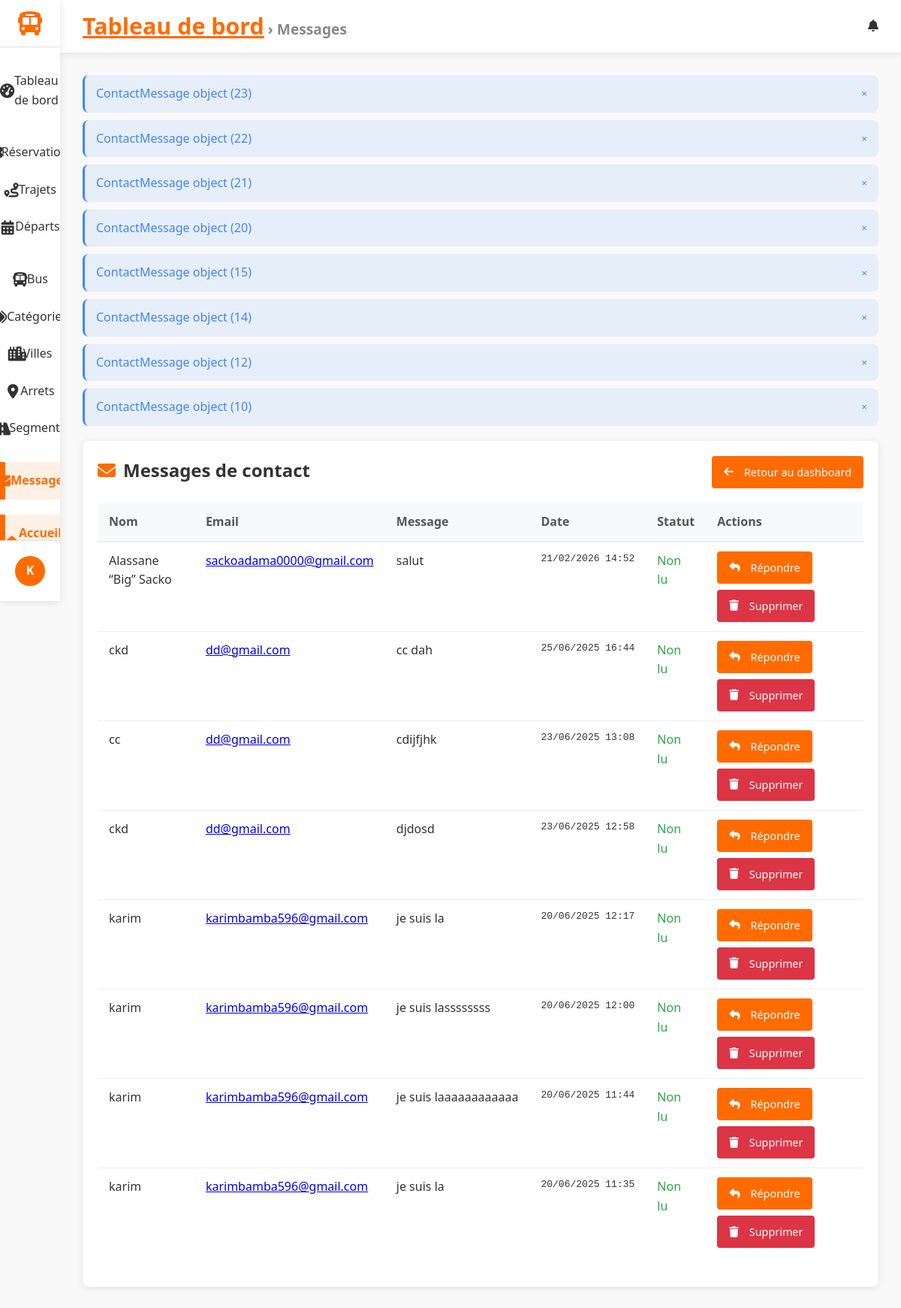
The page /dashboard/messages/ (signed in) on the database as committed earlier.
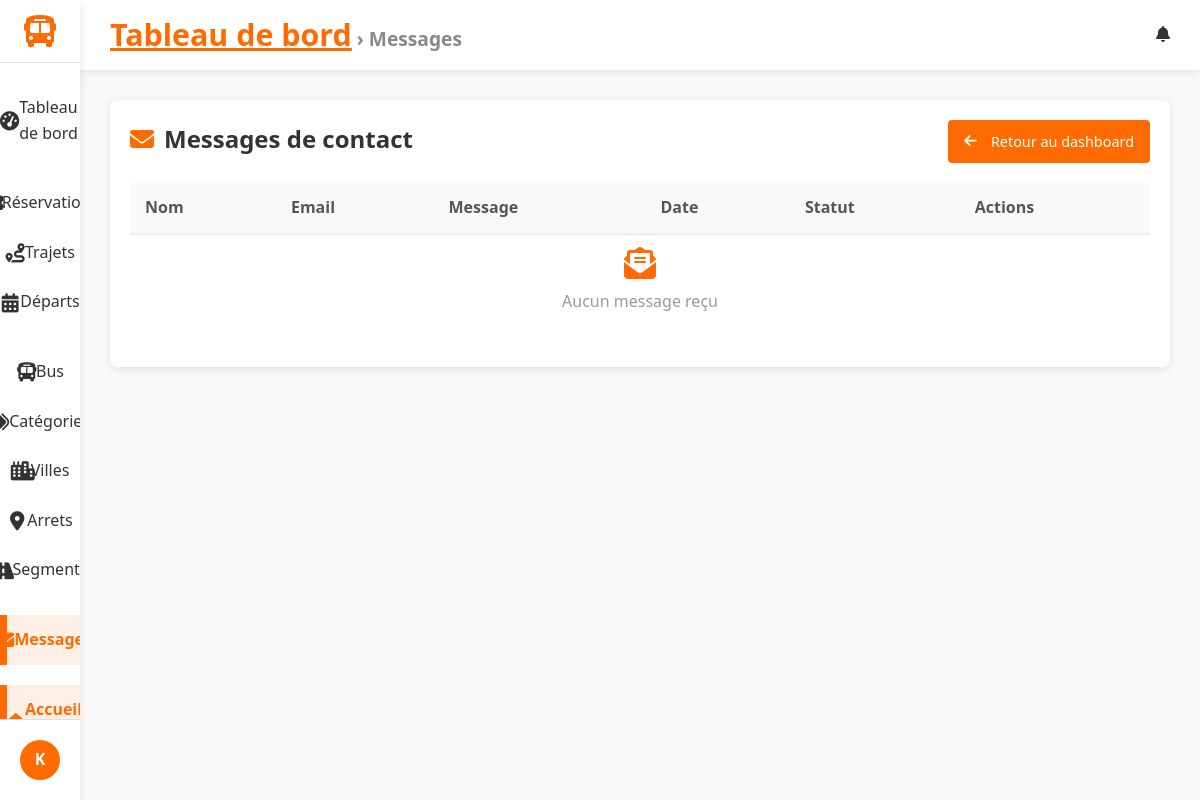
The same page on the database as committed later.
### reservations/models.py (models this page shows)
class ContactMessage(models.Model):
    name = models.CharField(max_length=100)
    email = models.EmailField()
    message = models.TextField()
    submitted_at = models.DateTimeField(auto_now_add=True)
    reply = models.TextField(blank=True, null=True)
    replied_at = models.DateTimeField(blank=True, null=True)

### gareci_admin/views.py (the view)
# urls.py: path("messages/", MessageListView.as_view(), name="message_list"),
class MessageListView(StaffRequiredMixin,ActiveTabMixin, BreadcrumbMixin , ListView):
    model = ContactMessage
    template_name = 'dashboard/message_list.html'
    active_tab_value ='messages'
    breadcrumb_title = 'Messages'
    context_object_name = 'messages'
    ordering = ['-submitted_at']

### gareci_admin/utils.py (called while the page is built)
    def test_func(self):
        return self.request.user.is_staff

    def get_context_data(self, **kwargs):
        context = super().get_context_data(**kwargs)
        if self.active_tab_value:
            context['active_tab'] = self.active_tab_value
        return context

    def get_context_data(self, **kwargs):
        context = super().get_context_data(**kwargs)
        if self.breadcrumb_title:
            context['breadcrumb_title'] = self.breadcrumb_title
        return context

### gareci_admin/templates/dashboard/message_list.html (shortened to what this page needs)
{% extends 'dashboard/dashboard_base.html' %}
{% block content %}
<div class="messages-container">
    <div class="messages-header">
        <h2><i class="fas fa-envelope"></i> Messages de contact</h2>
        <a href="{% url 'dashboard:index' %}" class="btn btn-primary">
            <i class="fas fa-arrow-left"></i> Retour au dashboard
        </a>
    </div>
    <table class="messages-table">
        <thead>
            <tr>
                <th>Nom</th>
                <th>Email</th>
                <th>Message</th>
                <th>Date</th>
                <th>Statut</th>
                <th>Actions</th>
            </tr>
        </thead>
        <tbody>
            {% for msg in messages %}
            <tr>
                <td>{{ msg.name }}</td>
                <td><a href="mailto:{{ msg.email }}">{{ msg.email }}</a></td>
                <td class="message-preview" title="{{ msg.message }}">{{ msg.message }}</td>
                <td class="datetime">{{ msg.submitted_at|date:"d/m/Y H:i" }}</td>
                <td class="{% if msg.is_read %}status-read{% else %}status-unread{% endif %}">
                    {{ msg.is_read|yesno:"Lu,Non lu" }}
                </td>
                <td>
                    <div class="action-buttons">
                        <a href="{% url 'dashboard:message_reply' msg.id %}" class="btn btn-sm btn-primary">
                            <i class="fas fa-reply"></i> Répondre
                        </a>
                        <a href="{% url 'dashboard:message_delete' msg.id %}"
                           class="btn btn-sm btn-danger"
                           onclick="return confirm('Voulez-vous vraiment supprimer ce message ?');">
                            <i class="fas fa-trash"></i> Supprimer
                        </a>
                    </div>
                </td>
            </tr>
            {% empty %}
            <tr>
                <td colspan="6" class="empty-state">
                    <i class="fas fa-envelope-open-text"></i>
                    <p>Aucun message reçu</p>
                </td>
            </tr>
            {% endfor %}
        </tbody>
    </table>
</div>
{% endblock %}

### gareci_admin/templates/dashboard/dashboard_base.html (shortened to what the changed rows need)
{% load static %}
<!DOCTYPE html>
<html lang="fr">
<head>
    <link rel="stylesheet" href="https://cdnjs.cloudflare.com/ajax/libs/font-awesome/6.4.0/css/all.min.css">
    <link rel="stylesheet" href="{% static 'css/gareci_admin/dashboards.css' %}">
    <link rel="stylesheet" href="{% static 'css/gareci_admin/reservation_list.css' %}">
    <link rel="stylesheet" href="{% static 'css/gareci_admin/reservation_form.css' %}">
    <link rel="stylesheet" href="{% static 'css/gareci_admin/reservation_confirm_delete.css' %}">
    <link rel="stylesheet" href="{% static 'css/gareci_admin/trip_form.css' %}">
    <link rel="stylesheet" href="{% static 'css/gareci_admin/trip_list.css' %}">
    <link rel="stylesheet" href="{% static 'css/gareci_admin/message_list.css' %}">
    <link rel="stylesheet" href="{% static 'css/gareci_admin/message_form.css' %}">
    <link rel="stylesheet" href="{% static 'css/gareci_admin/message_confirm_delete.css' %}">
    <link rel="stylesheet" href="{% static 'css/gareci_admin/departure_list_.css' %}">
    <link rel="stylesheet" href="{% static 'css/gareci_admin/departure_form.css' %}">
    <link rel="stylesheet" href="{% static 'css/gareci_admin/category_list.css' %}">
    <link rel="stylesheet" href="{% static 'css/gareci_admin/category_form.css' %}">
    <link rel="stylesheet" href="{% static 'css/gareci_admin/bus_list.css' %}">
    <link rel="stylesheet" href="{% static 'css/gareci_admin/bus_form.css' %}">
    <link rel="stylesheet" href="{% static 'css/gareci_admin/searchable_select.css' %}">
</head>
<body>
    <div class="dashboard-container">
        <main class="main-content">
            <div class="content-wrapper">
                {% if messages %}
                <ul class="messages">
                    {% for message in messages %}
                    <li class="message {% if message.tags %}message-{{ message.tags }}{% else %}message-info{% endif %}">
                        <span>{{ message }}</span>
                        <button type="button" class="close-message">&times;</button>
                    </li>
                    {% endfor %}
                </ul>
                {% endif %}
                {% block content %}{% endblock %}
            </div>
        </main>
    </div>
</body>
</html>

Rows that differ between the two databases and show on the page:
removed ContactMessage: id "ContactMessage object (23)", name "Alassane “Big” Sacko", email "sackoadama0000@gmail.com", message "salut", submitted_at "21/02/2026 14:52", is_read "Non lu"
removed ContactMessage: id "ContactMessage object (22)", name "ckd", email "dd@gmail.com", message "cc dah", submitted_at "25/06/2025 16:44", is_read "Non lu"
removed ContactMessage: id "ContactMessage object (21)", name "cc", email "dd@gmail.com", message "cdijfjhk", submitted_at "23/06/2025 13:08", is_read "Non lu"
removed ContactMessage: id "ContactMessage object (20)", name "ckd", email "dd@gmail.com", message "djdosd", submitted_at "23/06/2025 12:58", is_read "Non lu"
removed ContactMessage: id "ContactMessage object (15)", name "karim", email "karimbamba596@gmail.com", message "je suis la", submitted_at "20/06/2025 12:17", is_read "Non lu"
removed ContactMessage: id "ContactMessage object (14)", name "karim", email "karimbamba596@gmail.com", message "je suis lassssssss", submitted_at "20/06/2025 12:00", is_read "Non lu"
removed ContactMessage: id "ContactMessage object (12)", name "karim", email "karimbamba596@gmail.com", message "je suis laaaaaaaaaaaa", submitted_at "20/06/2025 11:44", is_read "Non lu"
removed ContactMessage: id "ContactMessage object (10)", name "karim", email "karimbamba596@gmail.com", message "je suis la", submitted_at "20/06/2025 11:35", is_read "Non lu"
Other text that changed with them:
text now shown: "Aucun message reçu"
